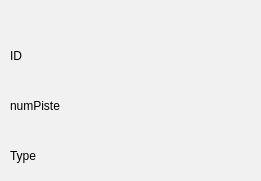
        <widget class="QGroupBox" name="groupBox_19">
         <property name="geometry">
          <rect>
           <x>20</x>
           <y>540</y>
           <width>261</width>
           <height>181</height>
          </rect>
         </property>
         <property name="styleSheet">
          <string notr="true">background-color: rgb(241, 241, 241);
border-radius: 10px black;
	border-radius: 10px  ;

</string>
         </property>
         <property name="title">
          <string/>
         </property>
         <widget class="QLabel" name="label_36">
          <property name="geometry">
           <rect>
            <x>10</x>
            <y>40</y>
            <width>31</width>
            <height>31</height>
           </rect>
          </property>
          <property name="styleSheet">
           <string notr="true">font: 11pt &quot;MS Shell Dlg 2&quot;;</string>
          </property>
          <property name="text">
           <string>ID</string>
          </property>
         </widget>
         <widget class="QPushButton" name="triID">
          <property name="geometry">
           <rect>
            <x>110</x>
            <y>40</y>
            <width>41</width>
            <height>31</height>
           </rect>
          </property>
          <property name="styleSheet">
           <string notr="true">/*-----QPushButton-----*/
image: url(:/triCroissant.png);
QPushButton
{
	background-color: qlineargradient(spread:pad, x1:0, y1:0.511, x2:1, y2:0.511, stop:0 
#92bf91
,stop:0.995192 rgba(0,0,0,0));



	color: #ffffff;
	font-size: 22px;
	font-weight: bold;
	border: 2px solid #9fbdb3;
	border-radius:10px;
	padding: 5px;
	

}

QPushButton::hover
{
background-color: qlineargradient(spread:pad, x1:0, y1:0.511, x2:1, y2:0.511, stop:0 rgba(0, 180, 150, 220),stop:1 rgba(50, 220, 200, 220));

	color: #2C3359; 

}
QPushButton::pressed
{background-color: qlineargradient(stop:0 rgba(0, 207, 179, 255),stop:1 rgba(70, 255, 230, 255));

	color: #2C3359; 

}
</string>
          </property>
          <property name="text">
           <string/>
          </property>
          <property name="icon">
           <iconset>
            <normaloff>../Downloads/337075855_605317437802974_4220689039509783446_n.png</normaloff>../Downloads/337075855_605317437802974_4220689039509783446_n.png</iconset>
          </property>
         </widget>
         <widget class="QPushButton" name="ID_desc">
          <property name="geometry">
           <rect>
            <x>180</x>
            <y>40</y>
            <width>41</width>
            <height>31</height>
           </rect>
          </property>
          <property name="styleSheet">
           <string notr="true">/*-----QPushButton-----*/
image: url(:/triDecroissant.png);
QPushButton
{
	background-color: qlineargradient(spread:pad, x1:0, y1:0.511, x2:1, y2:0.511, stop:0 
#92bf91
,stop:0.995192 rgba(0,0,0,0));



	color: #ffffff;
	font-size: 22px;
	font-weight: bold;
	border: 2px solid #9fbdb3;
	border-radius:10px;
	padding: 5px;
	

}

QPushButton::hover
{
background-color: qlineargradient(spread:pad, x1:0, y1:0.511, x2:1, y2:0.511, stop:0 rgba(0, 180, 150, 220),stop:1 rgba(50, 220, 200, 220));

	color: #2C3359; 

}
QPushButton::pressed
{background-color: qlineargradient(stop:0 rgba(0, 207, 179, 255),stop:1 rgba(70, 255, 230, 255));

	color: #2C3359; 

}
</string>
          </property>
          <property name="text">
           <string/>
          </property>
          <property name="icon">
           <iconset>
            <normaloff>../Downloads/334897169_707582544440547_3617308460356323247_n.png</normaloff>../Downloads/334897169_707582544440547_3617308460356323247_n.png</iconset>
          </property>
         </widget>
         <widget class="QLabel" name="label_37">
          <property name="geometry">
           <rect>
            <x>10</x>
            <y>90</y>
            <width>81</width>
            <height>31</height>
           </rect>
          </property>
          <property name="styleSheet">
           <string notr="true">font: 11pt &quot;MS Shell Dlg 2&quot;;</string>
          </property>
          <property name="text">
           <string>numPiste</string>
          </property>
         </widget>
         <widget class="QPushButton" name="triID_2">
          <property name="geometry">
           <rect>
            <x>110</x>
            <y>90</y>
            <width>41</width>
            <height>31</height>
           </rect>
          </property>
          <property name="styleSheet">
           <string notr="true">/*-----QPushButton-----*/
image: url(:/triCroissant.png);
QPushButton
{
	background-color: qlineargradient(spread:pad, x1:0, y1:0.511, x2:1, y2:0.511, stop:0 
#92bf91
,stop:0.995192 rgba(0,0,0,0));



	color: #ffffff;
	font-size: 22px;
	font-weight: bold;
	border: 2px solid #9fbdb3;
	border-radius:10px;
	padding: 5px;
	

}

QPushButton::hover
{
background-color: qlineargradient(spread:pad, x1:0, y1:0.511, x2:1, y2:0.511, stop:0 rgba(0, 180, 150, 220),stop:1 rgba(50, 220, 200, 220));

	color: #2C3359; 

}
QPushButton::pressed
{background-color: qlineargradient(stop:0 rgba(0, 207, 179, 255),stop:1 rgba(70, 255, 230, 255));

	color: #2C3359; 

}
</string>
          </property>
          <property name="text">
           <string/>
          </property>
          <property name="icon">
           <iconset>
            <normaloff>../Downloads/337075855_605317437802974_4220689039509783446_n.png</normaloff>../Downloads/337075855_605317437802974_4220689039509783446_n.png</iconset>
          </property>
         </widget>
         <widget class="QPushButton" name="trinumPistedesc">
          <property name="geometry">
           <rect>
            <x>180</x>
            <y>90</y>
            <width>41</width>
            <height>31</height>
           </rect>
          </property>
          <property name="styleSheet">
           <string notr="true">/*-----QPushButton-----*/
image: url(:/triDecroissant.png);
QPushButton
{
	background-color: qlineargradient(spread:pad, x1:0, y1:0.511, x2:1, y2:0.511, stop:0 
#92bf91
,stop:0.995192 rgba(0,0,0,0));



	color: #ffffff;
	font-size: 22px;
	font-weight: bold;
	border: 2px solid #9fbdb3;
	border-radius:10px;
	padding: 5px;
	

}

QPushButton::hover
{
background-color: qlineargradient(spread:pad, x1:0, y1:0.511, x2:1, y2:0.511, stop:0 rgba(0, 180, 150, 220),stop:1 rgba(50, 220, 200, 220));

	color: #2C3359; 

}
QPushButton::pressed
{background-color: qlineargradient(stop:0 rgba(0, 207, 179, 255),stop:1 rgba(70, 255, 230, 255));

	color: #2C3359; 

}
</string>
          </property>
          <property name="text">
           <string/>
          </property>
          <property name="icon">
           <iconset>
            <normaloff>../Downloads/334897169_707582544440547_3617308460356323247_n.png</normaloff>../Downloads/334897169_707582544440547_3617308460356323247_n.png</iconset>
          </property>
         </widget>
         <widget class="QLabel" name="label_38">
          <property name="geometry">
           <rect>
            <x>10</x>
            <y>140</y>
            <width>61</width>
            <height>31</height>
           </rect>
          </property>
          <property name="styleSheet">
           <string notr="true">font: 11pt &quot;MS Shell Dlg 2&quot;;</string>
          </property>
          <property name="text">
           <string>Type</string>
          </property>
         </widget>
         <widget class="QPushButton" name="tritype">
          <property name="geometry">
           <rect>
            <x>110</x>
            <y>140</y>
            <width>41</width>
            <height>31</height>
           </rect>
          </property>
          <property name="styleSheet">
           <string notr="true">/*-----QPushButton-----*/
image: url(:/triCroissant.png);
QPushButton
{
	background-color: qlineargradient(spread:pad, x1:0, y1:0.511, x2:1, y2:0.511, stop:0 
#92bf91
,stop:0.995192 rgba(0,0,0,0));



	color: #ffffff;
	font-size: 22px;
	font-weight: bold;
	border: 2px solid #9fbdb3;
	border-radius:10px;
	padding: 5px;
	

}

QPushButton::hover
{
background-color: qlineargradient(spread:pad, x1:0, y1:0.511, x2:1, y2:0.511, stop:0 rgba(0, 180, 150, 220),stop:1 rgba(50, 220, 200, 220));

	color: #2C3359; 

}
QPushButton::pressed
{background-color: qlineargradient(stop:0 rgba(0, 207, 179, 255),stop:1 rgba(70, 255, 230, 255));

	color: #2C3359; 

}
</string>
          </property>
          <property name="text">
           <string/>
          </property>
          <property name="icon">
           <iconset>
            <normaloff>../Downloads/337075855_605317437802974_4220689039509783446_n.png</normaloff>../Downloads/337075855_605317437802974_4220689039509783446_n.png</iconset>
          </property>
         </widget>
         <widget class="QPushButton" name="tritypedesc">
          <property name="geometry">
           <rect>
            <x>180</x>
            <y>140</y>
            <width>41</width>
            <height>31</height>
           </rect>
          </property>
          <property name="styleSheet">
           <string notr="true">/*-----QPushButton-----*/
image: url(:/triDecroissant.png);
QPushButton
{
	background-color: qlineargradient(spread:pad, x1:0, y1:0.511, x2:1, y2:0.511, stop:0 
#92bf91
,stop:0.995192 rgba(0,0,0,0));



	color: #ffffff;
	font-size: 22px;
	font-weight: bold;
	border: 2px solid #9fbdb3;
	border-radius:10px;
	padding: 5px;
	

}

QPushButton::hover
{
background-color: qlineargradient(spread:pad, x1:0, y1:0.511, x2:1, y2:0.511, stop:0 rgba(0, 180, 150, 220),stop:1 rgba(50, 220, 200, 220));

	color: #2C3359; 

}
QPushButton::pressed
{background-color: qlineargradient(stop:0 rgba(0, 207, 179, 255),stop:1 rgba(70, 255, 230, 255));

	color: #2C3359; 

}
</string>
          </property>
          <property name="text">
           <string/>
          </property>
          <property name="icon">
           <iconset>
            <normaloff>../Downloads/334897169_707582544440547_3617308460356323247_n.png</normaloff>../Downloads/334897169_707582544440547_3617308460356323247_n.png</iconset>
          </property>
         </widget>
        </widget>
